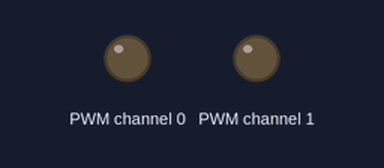
The program below on a simulated Raspberry Pi Pico running MicroPython. On the bench: output pins drawn as LEDs (lit = HIGH). Library files of the repository ran but are not shown: pca9685.py; what the program prints to the serial console is not drawn. At 0.3 s the program stops and its outputs stay as they are.

Above: at 0.4 s.
Timing chart, 0 to 1.8 s (numbered marks = the images above):
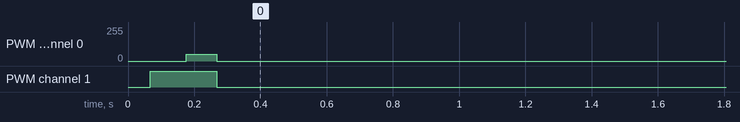

Measured:
- by itself, PWM channel 0: 0/255 → 51/255 at 0.18 s, → 0/255 0.09 s later
- by itself, PWM channel 1: LOW → HIGH at 0.07 s, → LOW 0.20 s later

The program:

motor_test.py
```python
"""Короткая проверка левой гусеницы через Thonny; инструкция — §3.9 README.

Запускайте вручную на Pico с поднятыми гусеницами. Модули прошивки должны
быть сохранены на Pico, а main.py и программа управления на Pi остановлены.
Перед запуском подготовьте доступное отключение моторного питания.
"""

import time
from machine import I2C, Pin

import config
from pca9685 import PCA9685
from motor_driver import MotorDriver
from motion import Motion


def check_outputs(pwm, driver):
    """Проверить PWM и направление обеих сторон чтением памяти PCA9685.

    Возвращаем снимок регистров для печати после выключения моторов.
    Считывание регистров не показывает, есть ли питание на силовых мостах.
    """
    snapshot = []
    for channels, inverted, value in zip(driver.channels, driver.inverted, driver.current):
        direction = -value if inverted else value
        expected = (abs(value), 100 if direction > 0 else 0,
                    100 if direction < 0 else 0)
        for channel, percent in zip(channels, expected):
            data = pwm.check_percent(channel, percent)
            snapshot.append((channel, percent, list(data)))
    return snapshot


def print_outputs(label, snapshot):
    print("[Тест]", label, "(ON_L, ON_H, OFF_L, OFF_H):")
    for channel, percent, data in snapshot:
        print("  Канал %d: %d%%, регистры=%s" % (channel, percent, data))


driver = None
failure = None
stage = "проверка config.py"

try:
    print("[Тест] motor_test.py: диагностика PCA9685 с проверкой AI")
    # Показываем настройки именно из загруженного на Pico файла.
    config.validate()
    print("[Тест] I²C%d: SDA=GP%d, SCL=GP%d, адрес=0x%02X" %
          (config.I2C_ID, config.I2C_SDA_GP, config.I2C_SCL_GP,
           config.PCA9685_ADDRESS))
    stage = "создание и сканирование I²C"
    bus = I2C(config.I2C_ID,
              sda=Pin(config.I2C_SDA_GP),
              scl=Pin(config.I2C_SCL_GP),
              freq=100000)
    addresses = bus.scan()
    print("[Тест] Найдены адреса:", ["0x%02X" % address for address in addresses])
    if config.PCA9685_ADDRESS not in addresses:
        raise OSError("PCA9685 не найден: проверьте питание логики, SDA/SCL и перемычки")
    stage = "настройка PCA9685 и выключение выходов"
    pwm = PCA9685(bus, config.PCA9685_ADDRESS, config.PWM_FREQ_HZ)
    driver = MotorDriver(pwm, config.LEFT_MOTOR, config.RIGHT_MOTOR,
                         config.LEFT_INVERTED, config.RIGHT_INVERTED)
    print_outputs("Перед движением", check_outputs(pwm, driver))
    # Motion выполняет один шаг с плавным разгоном и остановкой по времени.
    motion = Motion(driver, time.ticks_diff,
                    config.DIRECTION_DEADTIME_MS,
                    config.RAMP_PCT_PER_S)

    # min выбирает меньшее число: не превышаем пределы из config.py.
    power = min(20, config.MAX_PWM_PCT)
    duration = min(200, config.MAX_STEP_MS)
    print("[Тест] PWM=%d%%, длительность=%d мс, разгон=%d %%/с" %
          (power, duration, config.RAMP_PCT_PER_S))
    print("[Тест] Назначение клемм: левая %s, правая %s" %
          (config.LEFT_MOTOR, config.RIGHT_MOTOR))
    print("[Тест] 20% на 200 мс могут быть недостаточны для старта мотора.")
    print("[Тест] Питание моторов и вращение программно не измеряются.")

    # Проверяем только левую гусеницу; ноль оставляет правую выключенной.
    print("Начинаем короткий моторный опыт")
    stage = "моторный импульс"
    started = time.ticks_ms()
    motion.start(power, 0, duration, started)
    target = motion.active["target"]
    samples = []
    peak = (0, 0)
    snapshot = None
    result = None

    # Каждые несколько миллисекунд проверяем, не закончился ли срок шага.
    while motion.active is not None:
        now = time.ticks_ms()
        result = motion.tick(now)
        elapsed = time.ticks_diff(now, started)
        if motion.active is not None:
            peak = tuple(max(a, abs(b)) for a, b in zip(peak, motion.current))
            if not samples or elapsed - samples[-1][0] >= 50:
                samples.append((elapsed, motion.current))
            if snapshot is None and motion.current == motion.active["target"]:
                snapshot = check_outputs(pwm, driver)
        # Во время импульса только собираем данные: печать в USB может
        # задержать следующий tick и тем самым продлить работу моторов.
        time.sleep_ms(5)
except BaseException as exc:
    # Исключение печатаем только после попытки остановки в finally.
    failure = exc
    raise
finally:
    # При завершении, ошибке или Ctrl+C пытаемся выключить все моторы.
    try:
        if driver is not None:
            driver.stop_all()
            for channel in range(12):
                pwm.check_percent(channel, 0)
            print("[Тест] Выключение: регистры каналов 0–11 проверены, все 0%")
    except OSError as exc:
        print("[Тест] Выключение не подтверждено! Отключите моторное питание:", exc)
        raise
    finally:
        if failure is not None:
            print("[Тест] Ошибка на этапе '%s': %s" % (stage, failure))

print("[Тест] Задание PWM левой/правой:", target)
print("[Тест] Разгон (мс, PWM левой/правой):", samples)
print("[Тест] Максимальный заданный PWM:", peak)
print("[Тест] Результат Motion:", result)
if snapshot is not None:
    print_outputs("Прочитано при достижении целевого PWM", snapshot)
else:
    print("[Тест] Целевой PWM не достигнут; снимка регистров движения нет.")
print("Опыт завершён, моторные выходы выключены")
print("[Тест] Это подтверждает регистры, но не вращение. Если мотор стоит,")
print("[Тест] проверьте моторное питание VIN, фактическую клемму и контакты.")
```

config.py
```python
"""Настройки моторной платы и связи Raspberry Pi Pico с Raspberry Pi.

Номера GP записывайте без приставки GP: для GP20 укажите число 20.
Названия моторных клемм — строки в кавычках; флаги инверсии — True/False
без кавычек. None в обязательном поле запрещает запуск прошивки.
Значения проводки сверяйте с собранным роботом перед моторным испытанием.
"""

# Шина I²C, через которую Pico управляет микросхемой PCA9685.
# Выбранная пара I²C0: SDA на GP20, SCL на GP21. При другой разводке
# согласованно измените все три поля и проверьте положение перемычек платы.
I2C_ID = 0          # Номер шины Pico: 0 для GP20/GP21 или 1 для GP6/GP7.
I2C_SDA_GP = 20     # Контакт Pico, передающий данные I²C.
I2C_SCL_GP = 21     # Контакт Pico, задающий тактовый сигнал I²C.
PCA9685_ADDRESS = 0x40  # Адрес PCA9685 на I²C; сверьте сканированием шины.
PWM_FREQ_HZ = 50        # Общая частота PWM всех моторных каналов, Гц.

# Клеммы моторной платы, к которым подключены левая и правая гусеницы.
# Доступные названия: "MA", "MB", "MC", "MD"; стороны не должны совпадать.
LEFT_MOTOR = "MA"     # Левая гусеница использует каналы PCA9685 0/1/2.
RIGHT_MOTOR = "MB"    # Правая гусеница использует каналы PCA9685 3/4/5.

# Положительный PWM означает движение гусеницы вперёд относительно корпуса.
# Если при короткой проверке на поднятом шасси она идёт назад, поставьте True;
# если вперёд — False. Направления сторон проверяйте по отдельности.
LEFT_INVERTED = False  # Начальное направление левой гусеницы; уточнить на подставке.
RIGHT_INVERTED = False  # Начальное направление правой гусеницы; уточнить на подставке.

# UART передаёт команды между Pi и Pico, независимо от I²C моторной платы.
# TX Pico соединяют с RX Pi, RX Pico — с TX Pi; земля GND общая.
UART_ID = 0           # Номер аппаратного UART Pico.
UART_TX_GP = 0        # Вывод передачи Pico.
UART_RX_GP = 1        # Вывод приёма Pico.
# Пара (TX, RX) должна соответствовать UART_ID; допустимые пары проверяются
# ниже в validate(). Скорость протокола V1 — 115200 бод в main.py и на Pi.

# Начальные параметры для стендовой проверки; при необходимости скорректируйте
# их по фактическому поведению привода. STOP обходит плавное изменение PWM.
DIRECTION_DEADTIME_MS = 20  # Пауза с PWM=0 перед обратным ходом, мс (0–100).
RAMP_PCT_PER_S = 200        # Предельное изменение PWM за секунду, %/с (1–1000).

# Местные пределы Pico: Pi не может увеличить их отдельной командой MOVE.
# PWM — процент воздействия, а не измеренная скорость или расстояние.
MAX_PWM_PCT = 30    # Максимальный модуль PWM одной гусеницы, % (1–100).
MAX_STEP_MS = 2000  # Максимальная длительность одного MOVE, мс (1–2000).
HB_TIMEOUT_MS = 500  # Нет нового HEARTBEAT — выключить привод, мс (100–2000).


def validate():
    """Проверить полноту паспорта и допустимые сочетания пинов/пределов."""
    required = ("I2C_ID", "I2C_SDA_GP", "I2C_SCL_GP", "PCA9685_ADDRESS",
                "PWM_FREQ_HZ", "LEFT_MOTOR", "RIGHT_MOTOR",
                "LEFT_INVERTED", "RIGHT_INVERTED", "UART_ID",
                "UART_TX_GP", "UART_RX_GP", "DIRECTION_DEADTIME_MS",
                "RAMP_PCT_PER_S")
    missing = [name for name in required if globals()[name] is None]
    if missing:
        raise ValueError("unfilled wiring passport: " + ", ".join(missing))
    if (I2C_ID, I2C_SDA_GP, I2C_SCL_GP) not in ((0, 20, 21), (1, 6, 7)):
        raise ValueError("unsupported I2C jumper/pin combination")
    if not (0x40 <= PCA9685_ADDRESS <= 0x5f):
        raise ValueError("PCA9685 address")
    if not (24 <= PWM_FREQ_HZ <= 1526):
        raise ValueError("PCA9685 PWM frequency")
    if LEFT_MOTOR not in ("MA", "MB", "MC", "MD") or RIGHT_MOTOR not in ("MA", "MB", "MC", "MD") or LEFT_MOTOR == RIGHT_MOTOR:
        raise ValueError("motor terminal mapping")
    if type(LEFT_INVERTED) is not bool or type(RIGHT_INVERTED) is not bool:
        raise ValueError("motor inversion must be bool")
    uart_pins = {0: ((0, 1), (12, 13), (16, 17)),
                 1: ((4, 5), (8, 9))}
    if UART_ID not in uart_pins or (UART_TX_GP, UART_RX_GP) not in uart_pins[UART_ID]:
        raise ValueError("UART pins")
    if not (0 <= DIRECTION_DEADTIME_MS <= 100 and 1 <= RAMP_PCT_PER_S <= 1000):
        raise ValueError("direction pause or ramp")
    if not (1 <= MAX_PWM_PCT <= 100 and 1 <= MAX_STEP_MS <= 2000 and 100 <= HB_TIMEOUT_MS <= 2000):
        raise ValueError("software limits")
```

motor_driver.py
```python
"""Знаковый PWM двух гусениц: положительный знак означает ход вперёд."""


CHANNELS = {"MA": (0, 1, 2), "MB": (3, 4, 5),
            "MC": (6, 7, 8), "MD": (9, 10, 11)}


class MotorDriver:
    def __init__(self, pwm, left_motor, right_motor, left_inverted, right_inverted):
        if left_motor not in CHANNELS or right_motor not in CHANNELS or left_motor == right_motor:
            raise ValueError("motor mapping")
        if type(left_inverted) is not bool or type(right_inverted) is not bool:
            raise ValueError("inversion")
        self.pwm = pwm
        self.channels = (CHANNELS[left_motor], CHANNELS[right_motor])
        self.inverted = (left_inverted, right_inverted)
        self.current = (0, 0)
        self.stop_all()  # При старте выключаем и неиспользуемые клеммы.
        print("[Моторы] Левая: %s, PWM/IN1/IN2=%s, инверсия=%s" %
              (left_motor, self.channels[0], left_inverted))
        print("[Моторы] Правая: %s, PWM/IN1/IN2=%s, инверсия=%s" %
              (right_motor, self.channels[1], right_inverted))

    def stop_all(self):
        self.current = (0, 0)
        error = None
        for pwm, in1, in2 in CHANNELS.values():
            for channel in (pwm, in1, in2):
                try:
                    self.pwm.set_percent(channel, 0)
                except OSError as exc:
                    error = exc
        if error:
            print("[Моторы] Ошибка выключения по I²C:", error)
            raise error

    def set_tracks(self, left, right):
        """Задать оба мотора без ожидания; при сбое I²C попытаться выключить все."""
        for value in (left, right):
            if type(value) is not int or not -100 <= value <= 100:
                raise ValueError("track PWM must be integer percent")
        values = (left, right)
        try:
            # До смены направления снимаем PWM сразу с обеих сторон.
            for pwm, _, _ in self.channels:
                self.pwm.set_percent(pwm, 0)
            for index, ((_, in1, in2), value) in enumerate(zip(self.channels, values)):
                direction = -value if self.inverted[index] else value
                self.pwm.set_percent(in1, 100 if direction > 0 else 0)
                self.pwm.set_percent(in2, 100 if direction < 0 else 0)
            for (pwm, _, _), value in zip(self.channels, values):
                self.pwm.set_percent(pwm, abs(value))
            self.current = values
        except OSError as exc:
            try:
                self.stop_all()
            finally:
                self.current = (0, 0)
                print("[Моторы] Ошибка I²C при задании PWM %s: %s" % (values, exc))
            raise
```

motion.py
```python
"""Конечный шаг движения без долгого sleep; время задаёт вызывающий код."""


class Motion:
    def __init__(self, driver, ticks_diff, deadtime_ms, ramp_pct_per_s):
        self.driver = driver
        self.diff = ticks_diff
        self.deadtime_ms = deadtime_ms
        self.ramp = ramp_pct_per_s
        self.active = None
        self.current = (0, 0)
        self.last_direction = (0, 0)

    def start(self, left, right, duration_ms, now):
        if self.active is not None:
            raise ValueError("busy")
        if type(duration_ms) is not int or duration_ms < 1:
            raise ValueError("duration_ms")
        target = (left, right)
        reverse = any(a and b and (a > 0) != (b > 0)
                      for a, b in zip(self.last_direction, target))
        self.active = {"start": now, "last": now, "duration": duration_ms,
                       "target": target,
                       "wait_since": now if reverse else None}
        self.tick(now)

    def tick(self, now):
        """Один короткий такт: срок шага, пауза реверса и плавный разгон."""
        step = self.active
        if step is None:
            return None
        elapsed = max(0, self.diff(now, step["start"]))
        if elapsed >= step["duration"]:
            self.cancel()
            return ("completed", elapsed)
        dt = max(0, self.diff(now, step["last"]))
        step["last"] = now
        target = step["target"]
        reversal = any(a and b and (a > 0) != (b > 0)
                       for a, b in zip(self.current, target))
        if reversal:
            self.driver.set_tracks(0, 0)
            self.current = (0, 0)
            step["wait_since"] = now
            return None
        if step["wait_since"] is not None:
            if self.diff(now, step["wait_since"]) < self.deadtime_ms:
                return None
            step["wait_since"] = None
        change = max(1, self.ramp * dt // 1000) if dt else 0
        next_values = tuple(max(a - change, min(a + change, b))
                            for a, b in zip(self.current, target))
        if next_values != self.current:
            self.driver.set_tracks(*next_values)
            self.current = next_values
        return None

    def cancel(self):
        self.active = None
        self.last_direction = tuple(1 if value > 0 else -1 if value < 0 else old
                                    for value, old in zip(self.current, self.last_direction))
        self.current = (0, 0)
        self.driver.stop_all()
```
